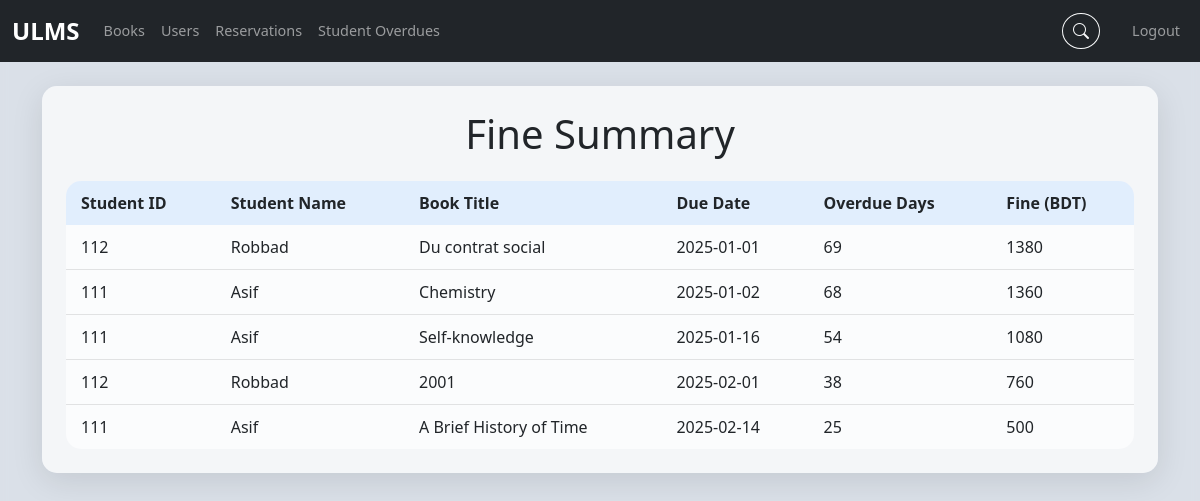
Page /pages/fines_admin.php (signed in) on the committed database.
### tables this page shows
CREATE TABLE `reservations` (
  `reservation_id` int(11) NOT NULL,
  `book_id` int(11) NOT NULL,
  `user_id` int(11) NOT NULL,
  `reservation_date` date NOT NULL,
  `due_date` date NOT NULL,
  `returned` enum('Yes','No') DEFAULT 'No'
);

CREATE TABLE `users` (
  `user_id` int(11) NOT NULL,
  `name` varchar(100) NOT NULL,
  `email` varchar(100) NOT NULL,
  `password` varchar(255) NOT NULL,
  `role` enum('admin','staff','student') NOT NULL
);

CREATE TABLE `books` (
  `book_id` int(11) NOT NULL,
  `title` varchar(200) NOT NULL,
  `author` varchar(200) NOT NULL,
  `genre` varchar(100) DEFAULT NULL,
  `isbn` varchar(20) DEFAULT NULL,
  `thumbnail` varchar(255) DEFAULT NULL,
  `source` enum('api','manual') NOT NULL,
  `reserved` enum('Yes','No') DEFAULT 'No',
  `reserved_by` int(11) DEFAULT NULL
);

### pages/fines_admin.php (the view, shortened to what this page needs)
<?php
$base_fine = 20;
?>
<!DOCTYPE html>
<html lang="en">
<head>
    <link rel="stylesheet" href="../css/styles.css">
    <link href="https://cdn.jsdelivr.net/npm/bootstrap@5.3.2/dist/css/bootstrap.min.css" rel="stylesheet">
</head>
<body style="background-color: #dae0e8;">
<?php include '_navbar.php'; ?>
<div class="container my-4">
    <div class="glass p-4">
        <h1 class="text-center">Fine Summary</h1>
        <?php
        $query = "
            SELECT u.user_id AS student_id,
                   u.name AS student_name,
                   b.title AS book_title,
                   r.due_date,
                   DATEDIFF(CURDATE(), r.due_date) AS overdue_days,
                   (DATEDIFF(CURDATE(), r.due_date) * $base_fine) AS fine
            FROM users u
            JOIN reservations r ON u.user_id = r.user_id
            JOIN books b ON r.book_id = b.book_id
            WHERE r.returned = 'No' AND r.due_date < CURDATE()
            ORDER BY r.due_date ASC";
        $result = mysqli_query($conn, $query);
        if (mysqli_num_rows($result) > 0) {
            echo "
            <div class='table-container'>
                <table>
                    <thead>
                        <tr>
                            <th>Student ID</th>
                            <th>Student Name</th>
                            <th>Book Title</th>
                            <th>Due Date</th>
                            <th>Overdue Days</th>
                            <th>Fine (BDT)</th>
                        </tr>
                    </thead>
                    <tbody>";
            while ($row = mysqli_fetch_assoc($result)) {
                echo "<tr>";
                echo "<td>" . htmlspecialchars($row['student_id']) . "</td>";
                echo "<td>" . htmlspecialchars($row['student_name']) . "</td>";
                echo "<td>" . htmlspecialchars($row['book_title']) . "</td>";
                echo "<td>" . htmlspecialchars($row['due_date']) . "</td>";
                echo "<td>" . htmlspecialchars($row['overdue_days']) . "</td>";
                echo "<td>" . htmlspecialchars($row['fine']) . "</td>";
                echo "</tr>";
            }
            echo "</tbody>
                </table>
            </div>";
        } else {
            echo "<div class='alert alert-info'>No overdue books or fines found.</div>";
        }
        ?>
    </div>
</div>
</body>
</html>

### pages/_navbar.php (shortened to what this page needs)
<link href="https://cdn.jsdelivr.net/npm/bootstrap@5.3.0-alpha1/dist/css/bootstrap.min.css" rel="stylesheet">
<link href="https://cdn.jsdelivr.net/npm/bootstrap-icons/font/bootstrap-icons.css" rel="stylesheet">
<link rel="stylesheet" href="../css/navbar_styles.css">
<nav class="navbar navbar-expand-lg navbar-dark bg-dark">
    <div class="container-fluid">
        <?php if ($_SESSION['role'] == 'admin') { ?>
            <a class="navbar-brand fw-bold" href="dashboard_admin.php">ULMS</a>
        <?php } ?>
        <div class="collapse navbar-collapse" id="navbarNav">
            <ul class="navbar-nav me-auto">
                <?php if ($_SESSION['role'] == 'admin') { ?>
                    <li class="nav-item"><a class="nav-link" href="books_admin.php">Books</a></li>
                    <li class="nav-item"><a class="nav-link" href="users_admin.php">Users</a></li>
                    <li class="nav-item"><a class="nav-link" href="reservations_admin.php">Reservations</a></li>
                    <li class="nav-item"><a class="nav-link" href="fines_admin.php">Student Overdues</a></li>
                <?php } ?>
            </ul>
            <div class="d-flex align-items-center">
                <form id="search-form-desktop" class="d-none d-lg-flex align-items-center" method="GET" action="<?= basename($_SERVER['PHP_SELF']); ?>">
                    <button class="btn btn-outline-light me-2" id="search-btn" type="button">
                        <i class="bi bi-search"></i>
                    </button>
                </form>
            </div>
            <ul class="navbar-nav ms-3">
                <li class="nav-item"><a class="nav-link" href="../logout.php">Logout</a></li>
            </ul>
        </div>
    </div>
</nav>

### css/styles.css (style rules this page uses)
body { background-size: cover; backdrop-filter: blur(5px); min-height: 100vh; }
.glass { background: rgba(255, 255, 255, 0.7); box-shadow: 0 8px 32px rgba(0, 0, 0, 0.1); border-radius: 15px; padding: 20px; margin: 20px 0; }
table { width: 100%; border-collapse: collapse; background-color: rgba(255, 255, 255, 0.6); border-radius: 15px; overflow: hidden; margin-top: 15px; }
table thead { background-color: rgba(0, 123, 255, 0.1); }
table th, table td { text-align: left; padding: 10px 15px; }
table tr:not(:last-child) { border-bottom: 1px solid rgba(0, 0, 0, 0.1); }
table th { font-weight: bold; }
button { border: 1px solid #007bff; background: transparent; color: #007bff; padding: 5px 15px; font-size: 14px; border-radius: 12px; transition: all 0.3s ease; cursor: pointer; }
.table-container { max-height: 800px; overflow-y: auto; }

### css/navbar_styles.css (style rules this page uses)
#search-form-desktop .form-control, #search-form-desktop .btn { transition: all 0.3s ease-in-out; }
#search-form-desktop .btn { border-radius: 50%; padding: 5px 10px; }
.navbar-brand { font-size: 1.5rem; transition: color 0.3s ease; }
.nav-link { font-size: 0.9rem; transition: color 0.3s ease; }

### rows in the picture
reservations: user.user_id "112", user.name "Robbad", book.title "Du contrat social", due_date "2025-01-01", overdue_days "69", fine "1380"
reservations: user.user_id "111", user.name "Asif", book.title "Chemistry", due_date "2025-01-02", overdue_days "68", fine "1360"
reservations: user.user_id "111", user.name "Asif", book.title "Self-knowledge", due_date "2025-01-16", overdue_days "54", fine "1080"
reservations: user.user_id "112", user.name "Robbad", book.title "2001", due_date "2025-02-01", overdue_days "38", fine "760"
reservations: user.user_id "111", user.name "Asif", book.title "A Brief History of Time", due_date "2025-02-14", overdue_days "25", fine "500"
